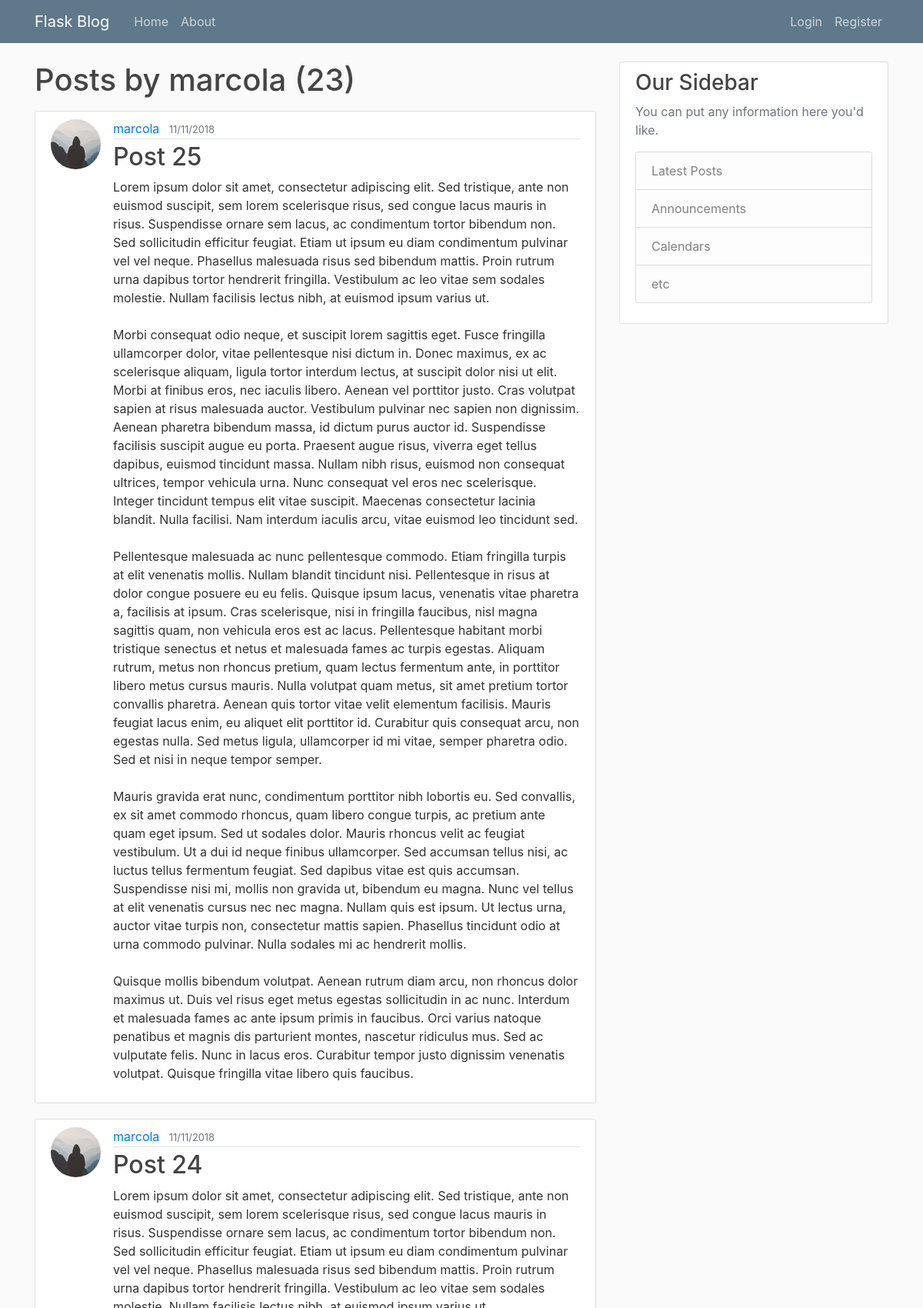
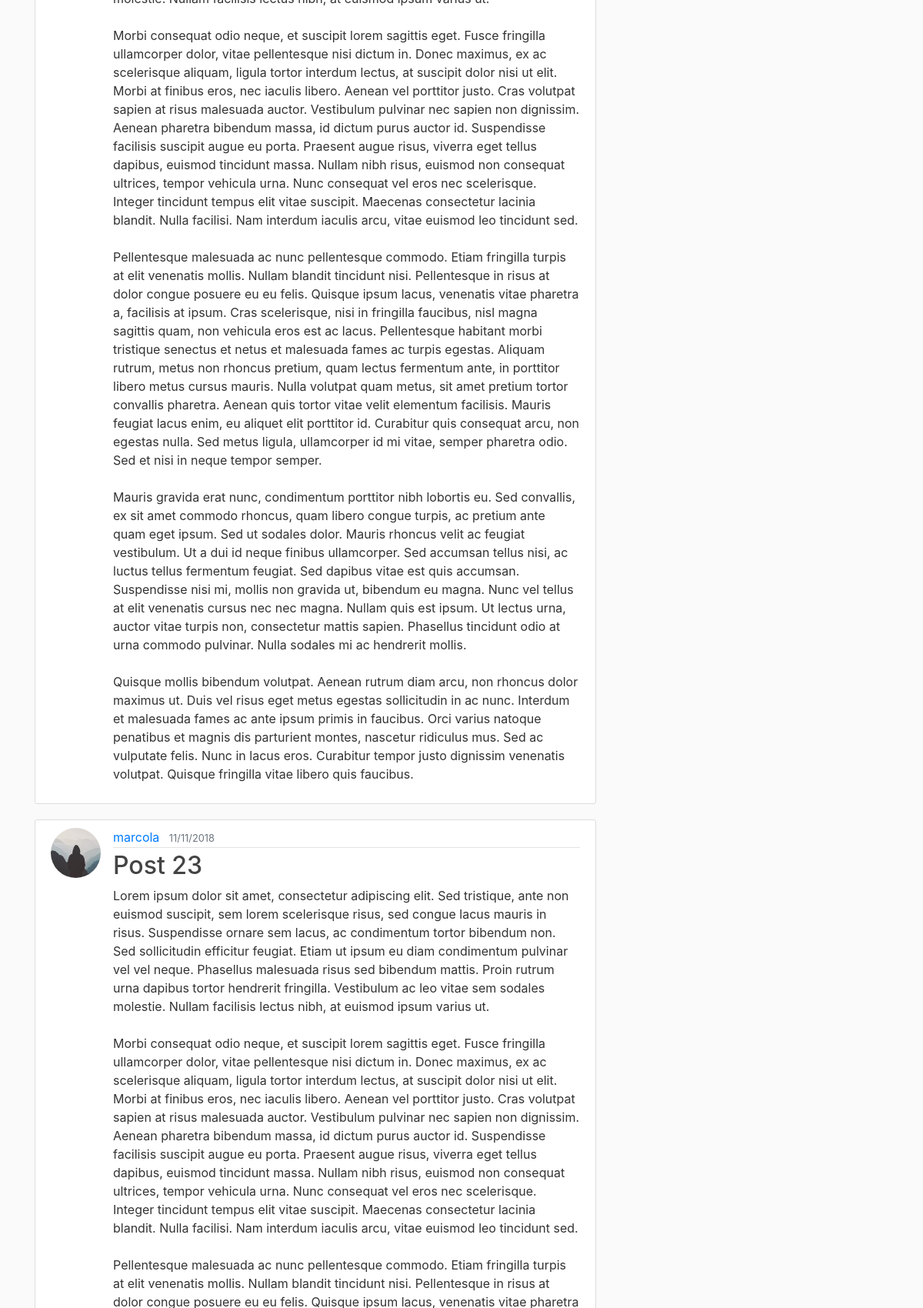
/user/marcola (upper part), run on the app's committed database (2 pictures, top to bottom).
### flaskblog/models.py (models this page shows, shortened)
class User(db.Model, UserMixin):
    id          = db.Column(db.Integer, primary_key=True)
    username    = db.Column(db.String(20), unique=True, nullable=False)
    email       = db.Column(db.String(120), unique=True, nullable=False)
    image_file  = db.Column(db.String(20), nullable=False, default="default.jpg")
    password    = db.Column(db.String(60), nullable=False)
    posts       = db.relationship("Post", backref="author", lazy=True)

class Post(db.Model):
    id          = db.Column(db.Integer, primary_key=True)
    title       = db.Column(db.String(100), nullable=False)
    date_posted = db.Column(db.DateTime, nullable=False, default=datetime.utcnow)
    content     = db.Column(db.Text, nullable=False)
    user_id     = db.Column(db.Integer, db.ForeignKey('user.id'), nullable=False)

### flaskblog/routes.py (the view)
@app.route("/user/<string:username>")
def user_posts(username):
    page = request.args.get('page', 1, type=int)
    user = User.query.filter_by(username=username).first_or_404()
    posts = Post.query.filter_by(author=user)\
            .order_by(Post.date_posted.desc()).paginate(page=page, per_page=5)
    return render_template("user_posts.html", posts=posts, user=user)

### flaskblog/templates/user_posts.html (shortened to what this page needs)
{% extends "layout.html" %}
{% block content %}
    <h1 class="mb-3">Posts by {{ user.username }} ({{ posts.total }})</h1>
    {% for post in posts.items %}
        <article class="media content-section">
            <img class="rounded-circle article-img" src="{{ url_for('static', filename='profile_pics/'+post.author.image_file) }}">
            <div class="media-body">
                <div class="article-metadata">
                    <a class="mr-2" href="{{ url_for('user_posts', username=post.author.username) }}">{{ post.author.username }}</a>
                    <small class="text-muted">{{ post.date_posted.strftime('%d/%m/%Y') }}</small>
                </div>
                <h2><a class="article-title" href="{{ url_for('post', post_id=post.id) }}">{{ post.title }}</a></h2>
                <p class="article-content">{{ post.content }}</p>
            </div>
        </article>
    {% endfor %}
{% endblock content %}

### flaskblog/templates/layout.html (shortened to what this page needs)
<!DOCTYPE html>
<html>
<head>
    <link rel="stylesheet" href="https://maxcdn.bootstrapcdn.com/bootstrap/4.0.0/css/bootstrap.min.css">
    <link rel="stylesheet" type="text/css" href="{{ url_for('static', filename='main.css') }}">
</head>
<body>
    <header class="site-header">
        <nav class="navbar navbar-expand-md navbar-dark bg-steel fixed-top">
            <div class="container">
            <a class="navbar-brand mr-4" href="/">Flask Blog</a>
            <div class="collapse navbar-collapse" id="navbarToggle">
                <div class="navbar-nav mr-auto">
                    <a class="nav-item nav-link" href="{{ url_for('home') }}">Home</a>
                    <a class="nav-item nav-link" href="{{ url_for('about') }}">About</a>
                </div>
                <div class="navbar-nav">
                    {% if current_user.is_authenticated %}
                        <a class="nav-item nav-link" href="{{ url_for('new_post') }}">New Post</a>
                        <a class="nav-item nav-link" href="{{ url_for('account') }}">Account</a>
                        <a class="nav-item nav-link" href="{{ url_for('logout') }}">Logout</a>
                    {% else %}
                        <a class="nav-item nav-link" href="{{ url_for('login') }}">Login</a>
                        <a class="nav-item nav-link" href="{{ url_for('register') }}">Register</a>
                    {% endif %}
                </div>
            </div>
            </div>
        </nav>
    </header>
    <main role="main" class="container">
        <div class="row">
            <div class="col-md-8">
            {% block content %}{% endblock %}
            </div>
            <div class="col-md-4">
            <div class="content-section">
                <h3>Our Sidebar</h3>
                <p class='text-muted'>You can put any information here you'd like.
                <ul class="list-group">
                    <li class="list-group-item list-group-item-light">Latest Posts</li>
                    <li class="list-group-item list-group-item-light">Announcements</li>
                    <li class="list-group-item list-group-item-light">Calendars</li>
                    <li class="list-group-item list-group-item-light">etc</li>
                </ul>
                </p>
            </div>
            </div>
        </div>
    </main>
</body>
</html>

### flaskblog/static/main.css (style rules this page uses)
body { background: #fafafa; color: #333333; margin-top: 5rem; }
h1, h2, h3, h4, h5, h6 { color: #444444; }
.bg-steel { background-color: #5f788a; }
.site-header .navbar-nav .nav-link { color: #cbd5db; }
.content-section { background: #ffffff; padding: 10px 20px; border: 1px solid #dddddd; border-radius: 3px; margin-bottom: 20px; }
.article-title { color: #444444; }
.article-content { white-space: pre-line; }
.article-img { height: 65px; width: 65px; margin-right: 16px; }
.article-metadata { padding-bottom: 1px; margin-bottom: 4px; border-bottom: 1px solid #e3e3e3 }

### data on the page
User: username "marcola"
Post: image_file (picture), author.username "marcola", date_posted "11/11/2018", title "Post 25", content "Lorem ipsum dolor sit amet, consectetur adipiscing elit. Sed tristique, ante non euismod suscipit, sem lorem scelerisque risus, sed congue lacus mauris in risus. Suspendisse ornare sem lacus, ac condimentum tortor bibendum non. Sed sollicitudin efficitur feugiat. Etiam ut ipsum eu diam condimentum pulvinar vel vel neque. Phasellus malesuada risus sed bibendum mattis. Proin rutrum urna dapibus tortor hendrerit fringilla. Vestibulum ac leo vitae sem sodales molestie. Nullam facilisis lectus nibh, at euismod ipsum varius ut. Morbi consequat odio neque, et suscipit lorem sagittis eget. Fusce fringilla ullamcorper dolor, vitae pellentesque nisi dictum in. Donec maximus, ex ac scelerisque…"
Post: image_file (picture), author.username "marcola", date_posted "11/11/2018", title "Post 24", content "Lorem ipsum dolor sit amet, consectetur adipiscing elit. Sed tristique, ante non euismod suscipit, sem lorem scelerisque risus, sed congue lacus mauris in risus. Suspendisse ornare sem lacus, ac condimentum tortor bibendum non. Sed sollicitudin efficitur feugiat. Etiam ut ipsum eu diam condimentum pulvinar vel vel neque. Phasellus malesuada risus sed bibendum mattis. Proin rutrum urna dapibus tortor hendrerit fringilla. Vestibulum ac leo vitae sem sodales molestie. Nullam facilisis lectus nibh, at euismod ipsum varius ut. Morbi consequat odio neque, et suscipit lorem sagittis eget. Fusce fringilla ullamcorper dolor, vitae pellentesque nisi dictum in. Donec maximus, ex ac scelerisque…"
Post: image_file (picture), author.username "marcola", date_posted "11/11/2018", title "Post 23"

### other printed values
{{ posts.total }} "23"
